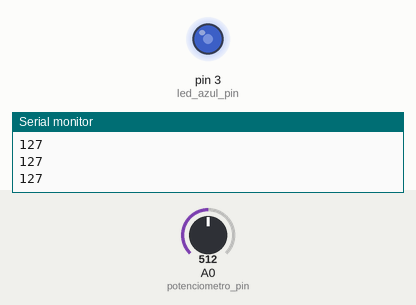
Recording of a sketch running on a simulated Arduino Uno, built with avr-gcc and run on an emulated ATmega328P. On the bench: output pins drawn as LEDs (lit = HIGH), the last lines printed to the serial monitor. The inputs (shaded band) are chosen by the test bench; at power-on: A0 (potenciometro_pin) = 512.

Above: at 1.2 s.
1.3 s: A0 (potenciometro_pin) set to 716
At 2.1 s:
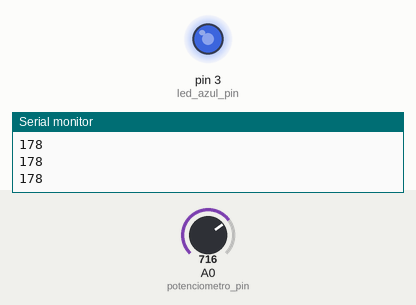
2.8 s: A0 (potenciometro_pin) set to 900
At 3.3 s:
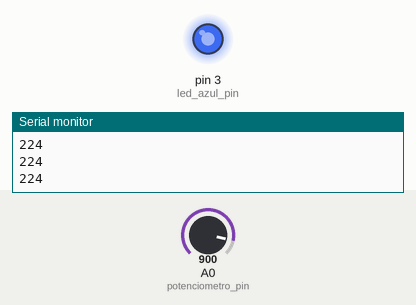
4.3 s: A0 (potenciometro_pin) set to 122
At 5.5 s:
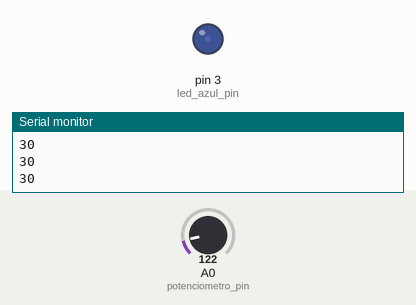
5.8 s: A0 (potenciometro_pin) set to 0
At 6.7 s:
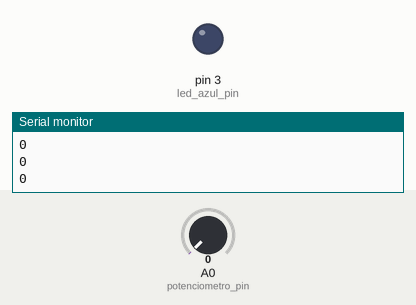
7.3 s: A0 (potenciometro_pin) set to 511
At 7.8 s:
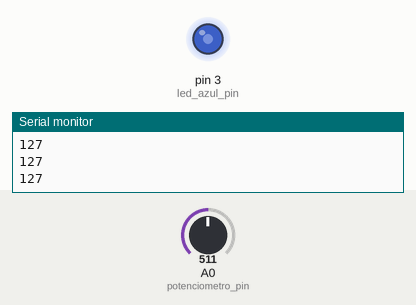
Timing chart, 0 to 9.8 s (numbered marks = the images above; inputs shaded):
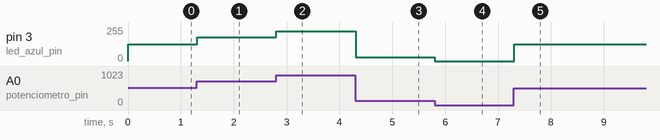

Measured:
- after the input at 1.3 s, pin 3 (led_azul_pin): 127/255 → 178/255 at once
- after the input at 2.8 s, pin 3 (led_azul_pin): 178/255 → 224/255 at once
- after the input at 4.3 s, pin 3 (led_azul_pin): 224/255 → 30/255 at once
- after the input at 5.8 s, pin 3 (led_azul_pin): 30/255 → 0/255 at once
- after the input at 7.3 s, pin 3 (led_azul_pin): 0/255 → 127/255 at once

The sketch:

004_basic_led_potenciometro_pwm.ino
```cpp
// porta do led
int led_azul_pin = 3;

// porta do potenciometro
int potenciometro_pin = A0;

// intensidade do led
int intensidade;


void setup() {
  // inicialização da comunicação série
  Serial.begin(9600);

  // declaração do led como saída de voltagem
  pinMode(led_azul_pin, OUTPUT);

}

void loop() {

  // mapeamento do valor do potenciometro que vai de 0 a 1023
  // para os valores do PWM que vão de 0 a 255
  intensidade = map(analogRead(A0), 0, 1023, 0, 255);

  // amostragem do valor na consola
  Serial.println(intensidade);

  // escrita analógica do led com a mudança de intensidade
  analogWrite(led_azul_pin, intensidade);


}
```
